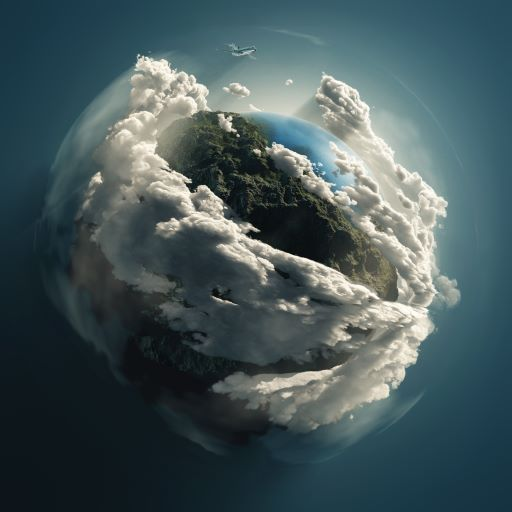
#> input picture Machine vision/week2/pics/1.jpg, 512 x 512 px, found by its file name
$ python transformation.py
#> lines starting #> are read from the running program, lines starting #| are printed output that depends on the picture
import cv2 as cv
import numpy as np

img = cv.imread('Machine vision\week2\pics/1.jpg')
#> img is the input picture: shape (512, 512, 3); mean B, G, R 90.5, 87.8, 70
cv.imshow('org',img)

# 1. Translation
# 将图片上下左右移动

def translate(img, x, y):
#> called with x = -100, y = -100
    transMat = np.float32([[1,0,x],[0,1,y]])
    demensions = (img.shape[1], img.shape[0])
#> demensions = (512, 512)
    return cv.warpAffine(img, transMat, demensions)
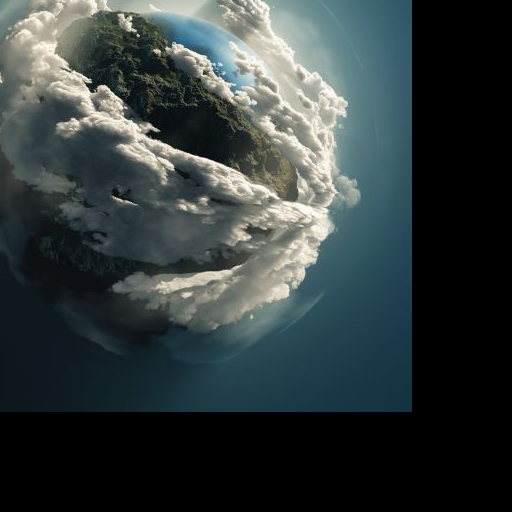
#> returned value: shape (512, 512, 3); mean of channels 0, 1, 2 61, 60.8, 51.4; drawn as B, G, R

# -x --> Left
# -y --> Up
# x --> Right
# y --> Down

translated = translate(img, -100, -100)
#cv.imshow('translate',translated)

# 2. Rotation
# 旋转图片

def rotate(img, angle, rotPoint=None):
#> called with angle = 45
    (hight, width) = img.shape[:2]
#> hight = 512; width = 512

    if rotPoint is None:
        rotPoint = (width//2,hight//2)
#> rotPoint = (256, 256)

    rotMat = cv.getRotationMatrix2D(rotPoint, angle, 1.0)
    dimension = (width,hight)
#> dimension = (512, 512)

    return cv.warpAffine(img, rotMat, dimension)
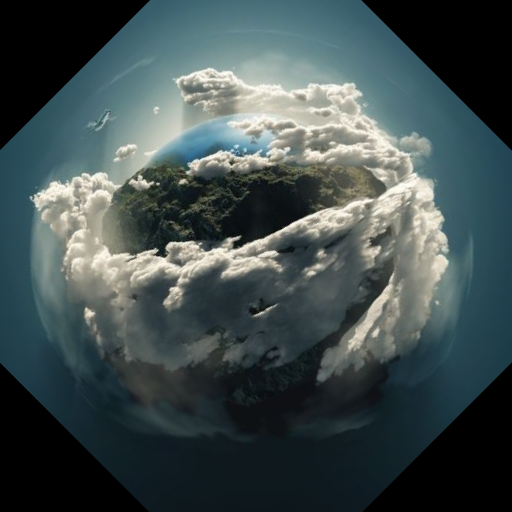
#> returned value: shape (512, 512, 3); mean of channels 0, 1, 2 78.7, 78, 64.9; drawn as B, G, R

rotated = rotate(img,45)
#cv.imshow('rotate',rotated)

# 3. Flipping (反转)

flip1 = cv.flip(img, 1)
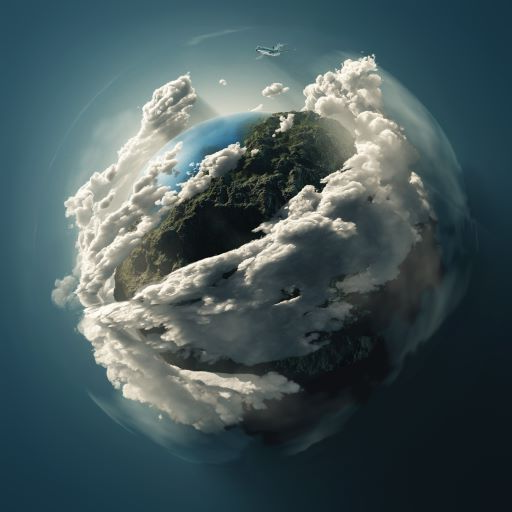
#> flip1: shape (512, 512, 3); mean B, G, R 90.5, 87.8, 70
flip2 = cv.flip(img, -1)
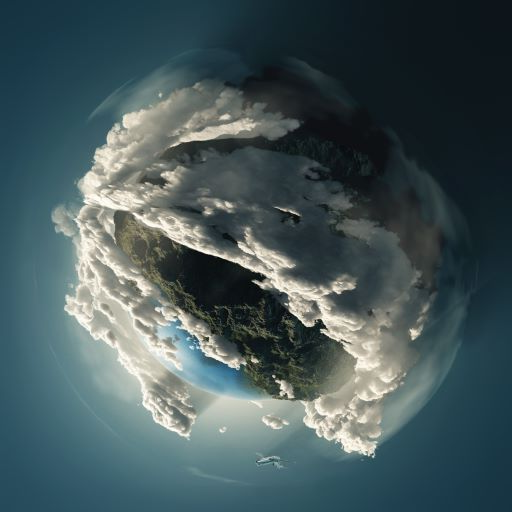
#> flip2: shape (512, 512, 3); mean B, G, R 90.5, 87.8, 70
cv.imshow('flip1',flip1)
cv.imshow('flip2',flip2)


cv.waitKey(0)

$ run again, with Machine vision/week2/pics/2.png saved as Machine vision/week2/pics/1.jpg
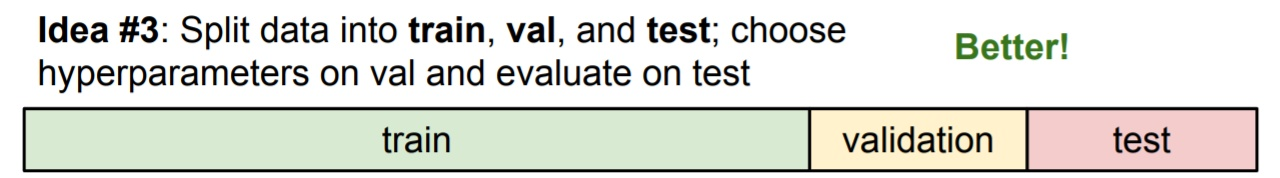
#> input picture Machine vision/week2/pics/2.png, 1280 x 178 px, found by its file name
#> img is the input picture: shape (178, 1280, 3); mean B, G, R 212.8, 220.1, 219
#> in rotate, `return cv.warpAffine(img, rotMat, dimension)`:
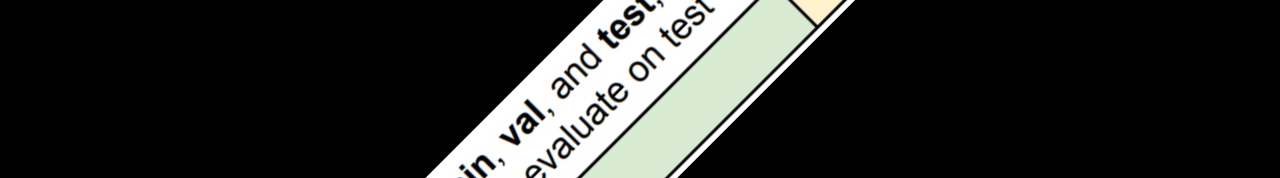
#> returned value: shape (178, 1280, 3); mean of channels 0, 1, 2 40.7, 42.4, 41.3; drawn as B, G, R
#> `flip2 = cv.flip(img, -1)`:
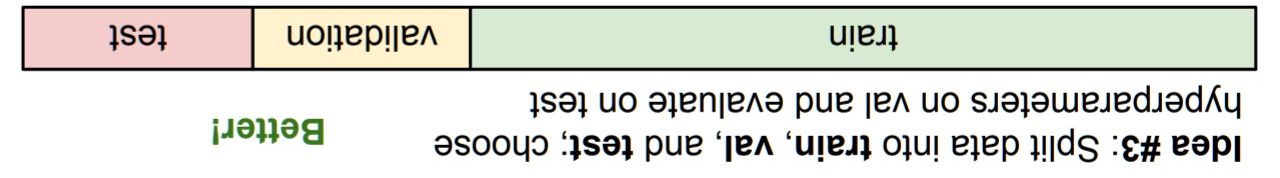
#> flip2: shape (178, 1280, 3); mean B, G, R 212.8, 220.1, 219
